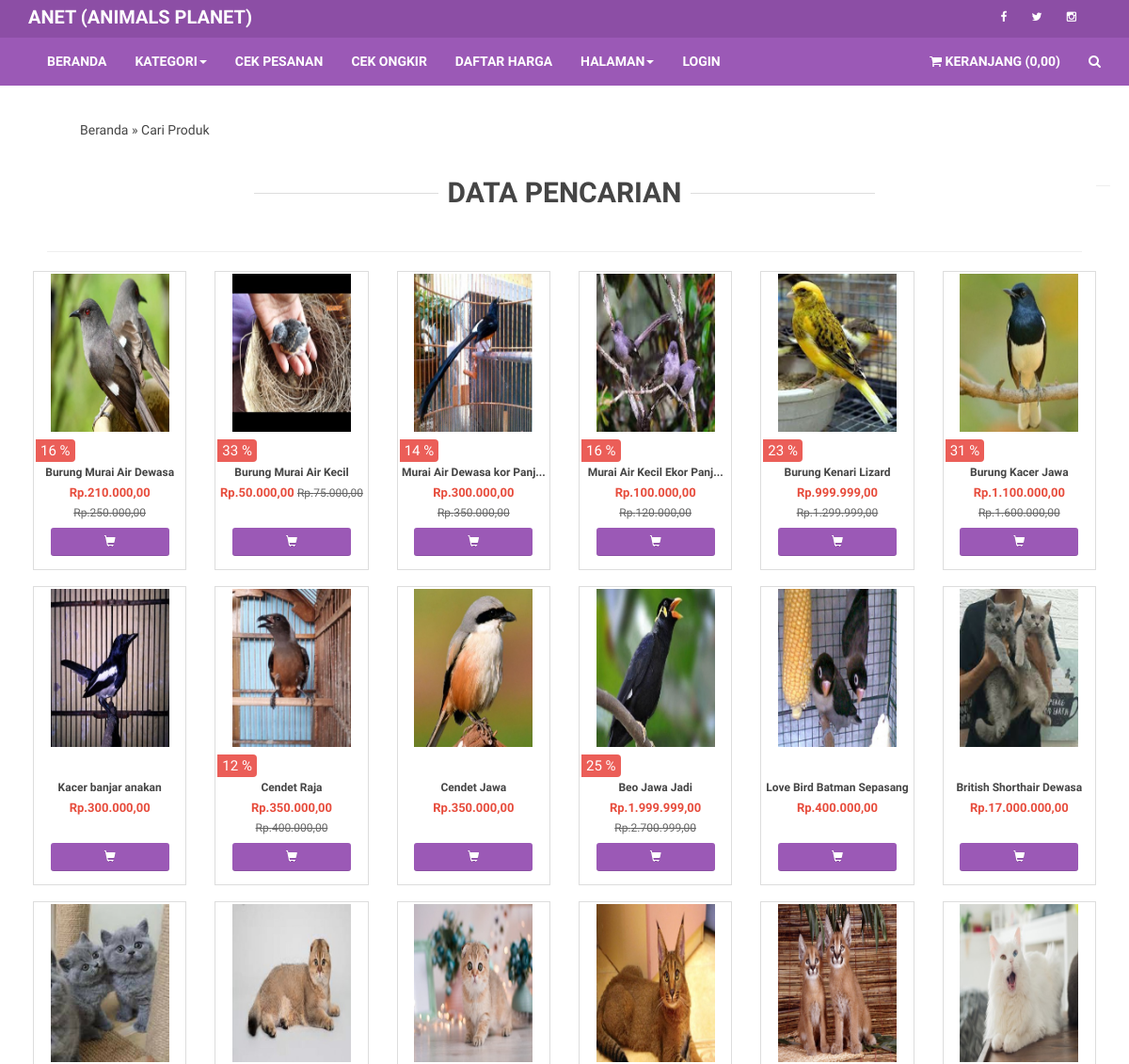
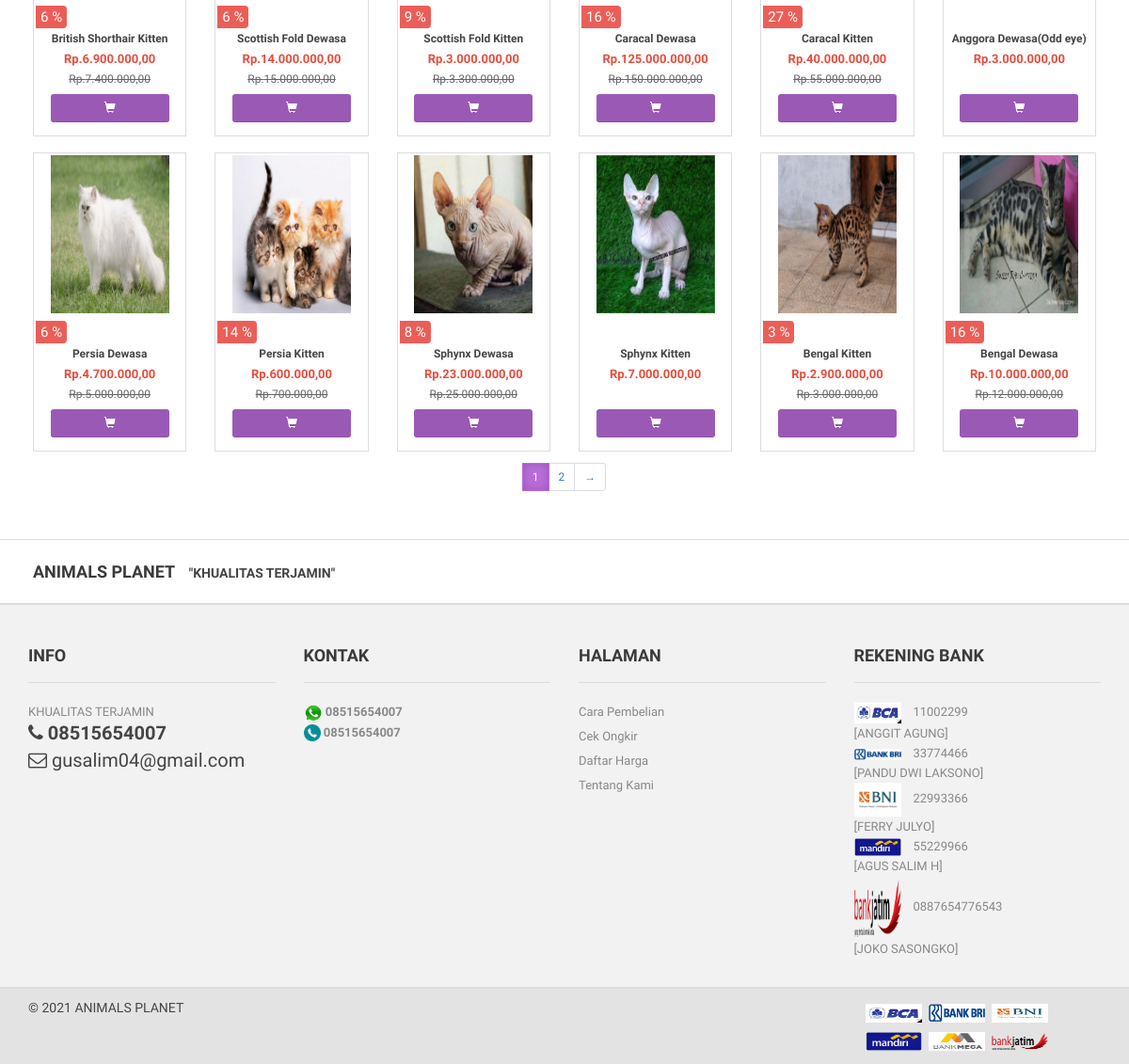
The app's page /index.php/c__front/search with its own data (2 pictures, top to bottom).
### tables this page shows
CREATE TABLE `shop_setting`  (
  `shortname_shop` varchar(20) NOT NULL,
  `longname_shop` varchar(100) NOT NULL,
  `motto_shop` varchar(100) NOT NULL,
  `location_shop` varchar(120) NOT NULL,
  `name_manage` varchar(100) NOT NULL,
  `wa_contact` varchar(20) NOT NULL,
  `phone_contact` varchar(20) NOT NULL,
  `email_shop` varchar(30) NOT NULL,
  `propinsi_shop` varchar(20) NOT NULL,
  `kabupaten_shop` varchar(20) NOT NULL,
  `logo_shop` varchar(50) NOT NULL,
  `facebook` varchar(300) NULL DEFAULT NULL,
  `twitter` varchar(300) NULL DEFAULT NULL,
  `google` varchar(300) NULL DEFAULT NULL,
  `instagram` varchar(300) NULL DEFAULT NULL,
  `youtube` varchar(300) NULL DEFAULT NULL,
  `pos` int(1) NULL DEFAULT NULL,
  `jne` int(1) NULL DEFAULT NULL,
  `tiki` int(1) NULL DEFAULT NULL,
  `gratis_ongkir_wilayah` int(1) NULL DEFAULT NULL,
  `cod_wilayah` int(1) NULL DEFAULT NULL
);

CREATE TABLE `shop_product` (
  `id_product` int(11) NOT NULL,
  `name_product` varchar(50) NOT NULL,
  `information_product` text NOT NULL,
  `price_product` int(11) NOT NULL,
  `discount_product` int(11) NOT NULL,
  `weight_product` int(11) NOT NULL,
  `category_product` int(11) NOT NULL,
  `stock_product` int(11) NOT NULL,
  `image_product` varchar(50) NOT NULL,
  `slug_product` text NOT NULL,
  `state_product` int(1) NOT NULL,
  `state_discount` int(1) DEFAULT NULL
);

CREATE TABLE `shop_payment`  (
  `id_payment` int(11) NOT NULL AUTO_INCREMENT,
  `id_bank` int(11) NOT NULL,
  `number` varchar(50) NOT NULL,
  `name` varchar(100) NOT NULL,
  `state` int(1) NOT NULL,
  PRIMARY KEY (`id_payment`) USING BTREE
);

CREATE TABLE `shop_bank`  (
  `id_bank` int(11) NOT NULL AUTO_INCREMENT,
  `name_bank` varchar(100) NOT NULL,
  `logo_bank` varchar(40) NOT NULL,
  `state_bank` int(1) NOT NULL,
  PRIMARY KEY (`id_bank`) USING BTREE
);

### index.php (called while the page is built, shortened)
<?php
require_once BASEPATH.'core/CodeIgniter.php';

### application/models/M__app.php (called while the page is built, shortened)
<?php if ( ! defined('BASEPATH')) exit('No direct script access allowed');
class M__app extends CI_Model {
	public function gradeone($table,$column,$where)
	{
		$this->db->where($column, $where);
		return $this->db->get('shop_'.$table);
	}
	public function getdatapaymentfront()
	{
		$this->db->select('*');
		$this->db->from('shop_payment');
		$this->db->join('shop_bank', 'shop_payment.id_bank = shop_bank.id_bank');
		$this->db->where('shop_payment.state', 1);
		return $this->db->get();
	}
	public function getdatasearchpage($q, $offset)
	{
		$v=htmlspecialchars($q);
		return $this->db->query("SELECT *
								FROM shop_product
								WHERE state_product='1'
								AND stock_product!='0'
								AND name_product LIKE '%$v%'
								OR price_product LIKE '%$v%'
								LIMIT 24 OFFSET $offset
								");
	}
}

### application/views/frontend/page/search.php (the view, shortened to what this page needs)
<div class="main-container" style="padding-left: 50px;padding-right: 50px;">
    <div class="morePost row featuredPostContainer style2">
        <div class="col-lg-12">
            <center><h1 class="title-big text-center section-title-style2"><span>DATA PENCARIAN </span></h1></center>
            <hr>
        </div>
        <div>
            <div class="row">
                <?php $no=0; foreach($all as $row): $no++ ?>
                    <div class="item col-lg-2 col-md-3 col-sm-4 col-xs-6" style="float: left;">
                        <div class="product" id="produk">
                            <div id="tinggi">
                                <div class="image" id="tinggi2">
                                    <a href="<?php echo site_url('product-details.aspx/'.$row->slug_product)?>">
                                        <img src="<?php echo base_url('uploads/'.$row->image_product) ?>" style="width:80%;" alt="<?php echo $row->name_product ?>">
                                    </a>
                                    <?php if ($row->state_discount==1) { ?>
                                        <div class="promotion" style="bottom: -0px;">
                                            <span class="discount" style="font-size: 15px;">
                                                <?php $cut=ceil(($row->discount_product/$row->price_product)*100) ?>
                                                <?php echo 100-$cut ?> %
                                            </span>
                                        </div>
                                    <?php } ?>
                                </div>
                                <div class="description" style="min-height: 65px;">
                                    <b style="font-size: 12px;font-weight: 798;">
                                        <a href="<?php echo site_url('product-details.aspx/'.$row->slug_product)?>">
                                            <?php $product_name=substr($row->name_product,0,25); ?>
                                            <?php if(strlen($row->name_product)>25)
                                            {
                                                echo $product_name.'...';
                                            }
                                            else
                                            {
                                                echo $row->name_product;
                                            }
                                            ?>
                                        </a>
                                    </b>
                                    <div class="price" style="font-size: 13px;">
                                        <?php if ($row->state_discount==1) { ?>
                                            <span style="color: #e74c3c;">
                                                Rp.<?php echo uang($row->discount_product) ?>
                                            </span>
                                        <?php }else{ ?>
                                            <span style="color: #e74c3c;">
                                                Rp.<?php echo uang($row->price_product) ?>
                                            </span>
                                        <?php } ?>
                                        <?php if ($row->state_discount==1) { ?>
                                            <span class="old-price" style="font-size: 12px;">
                                                Rp.<?php echo uang($row->price_product) ?>
                                            </span>
                                        <?php } ?>
                                    </div>
                                </div>
                            </div>
                            <div class="action-control">
                                <center>
                                    <a href="javascript:void(0)" onclick="tampil_modal('<?php echo $row->id_product ?>')" style="width:80%;" class="btn btn-primary btn-md">
                                        <span class="add2cart">
                                            <i class="glyphicon glyphicon-shopping-cart"></i>
                                        </span>
                                    </a>
                                </center>
                            </div>
                        </div>
                    </div>
                <?php endforeach; ?>
                <hr>
                <br>
            </div>
            <div class="row xsResponse"><center><?php echo $page; ?></center></div>
        </div>
    </div>
</div>

### application/views/frontend/header.php (shortened to what this page needs)
<div class="navbar-top">
    <div class="container" style="padding-top: 3px">
        <div class="row">
            <div class="col-lg-8">
                <div class="pull-left ">
                    <ul class="userMenu">
                        <li>
                        <?php if (gettoko('longname_shop')!=""): ?>
                            <a href="<?php echo base_url() ?>">
                                <span style="font-size:20px;">
                                <?php echo gettoko('shortname_shop') ?>
                                <span class="hidden-xs">(<?php echo gettoko('longname_shop') ?>)
                                </span>
                                </span>
                            </a>
                        <?php endif; ?>
                        </li>
                    </ul>
                </div>
            </div>
            <div class="col-lg-4">
                <div class="pull-right">
                    <ul class="userMenu">
                        <?php
                        $fb=gettoko('facebook');
                        $tw=gettoko('twitter');
                        $ig=gettoko('instagram');
                        if($fb!="" && !is_null($fb)){ ?>
                            <li>
                                <a href="<?php echo $fb ?>" target="_blank">
                                    <i class=" fa fa-facebook"> &nbsp; </i>
                                </a>
                            </li>
                        <?php } ?>
                        <?php if($tw!="" && !is_null($tw)){ ?>
                             <li>
                                <a href="<?php echo $tw ?>" target="_blank">
                                    <i class=" fa fa-twitter"> &nbsp; </i>
                                </a>
                            </li>
                        <?php } ?>
                        <?php if($ig!="" && !is_null($ig)){ ?>
                             <li>
                                <a href="<?php echo $ig ?>" target="_blank">
                                    <i class=" fa fa-instagram"> &nbsp; </i>
                                </a>
                            </li>
                        <?php } ?>
                    </ul>
                </div>
            </div>
        </div>
    </div>
</div>

### application/views/frontend/footer.php (shortened to what this page needs)
<footer>
    <div class="footer" style="background-color: #fff; padding:20px; ">
        <div class="container">
            <div class="row">
                <div class="col-lg-8">
                    <span id="footer-head">
                    <?php
                        echo gettoko('longname_shop')?
                        gettoko('longname_shop'):
                        gettoko('shortname_shop');
                    ?>
                    </span>
                    <span>
                        <b>
                            &quot;<?php echo gettoko('motto_shop') ?>&quot;
                        </b>
                    </span>
                </div>
            </div>
        </div>
    </div>
    <div class="footer">
        <div class="container">
            <div class="row">
                <div class="col-lg-3 hidden-xs">
                    <h3>Info</h3>
                    <ul>
                        <li class="supportLi">
                            <p><?php echo gettoko('motto_shop') ?></p>
                            <h4>
                                <a class="inline" href="callto:+12025550151">
                                    <strong>
                                    <i class="fa fa-phone"> </i>
                                    <?php echo gettoko('phone_contact') ?>
                                    </strong>
                                </a>
                            </h4>
                            <h4>
                                <a class="inline" href="#">
                                    <i class="fa fa-envelope-o"> </i>
                                    <?php echo gettoko('email_shop') ?>
                                </a>
                            </h4>
                        </li>
                    </ul>
                </div>
                <div class="col-lg-3">
                    <h3> Kontak </h3>
                    <ul>
                    <?php if(gettoko('wa_contact')!=''): ?>
                        <li class="supportLi">
                            <img src="<?php echo base_url('uploads/wa.png') ?>" width="20px">
                            <strong><?php echo gettoko('wa_contact') ?></strong>
                        </li>
                    <?php endif ?>
                    <?php if(gettoko('phone_contact')!=''): ?>
                        <li class="supportLi">
                            <img src="<?php echo base_url('uploads/phone.png') ?>" width="18px">
                            <strong><?php echo gettoko('phone_contact') ?></strong>
                        </li>
                    <?php endif ?>
                    </ul>
                </div>
                <div class="col-lg-3 hidden-xs">
                    <h3>Halaman</h3>
                    <ul>
                        <li class="supportLi">
                            <a href="<?php echo site_url('howtobuy.aspx') ?>"> Cara Pembelian</a>
                        </li>
                        <li class="supportLi">
                            <a href="<?php echo site_url('ongkir.aspx') ?>"> Cek Ongkir</a>
                        </li>
                        <li class="supportLi">
                            <a href="<?php echo site_url('pricelist.aspx') ?>"> Daftar Harga</a>
                        </li>
                        <li class="supportLi">
                            <a href="<?php echo site_url('aboutus.aspx') ?>"> Tentang Kami</a>
                        </li>
                    </ul>
                </div>
                <div class="col-lg-3">
                    <h3>Rekening Bank</h3>
                    <ul>
                    <?php $no=0; foreach($bank as $row): $no++ ?>
                        <li class="supportLi">
                            <img src="<?php echo base_url('assets/images/bank/'.$row->logo_bank) ?>" width="50px" alt="">
                            &nbsp;&nbsp; <?php echo $row->number ?> <br> [<?php echo $row->name ?>]
                        </li>
                    <?php endforeach;?>
                    </ul>
                </div>
            </div>
        </div>
    </div>
    <div class="footer-bottom">
        <div class="container">
            <span onmouseover="tampil()">
                &copy; <?php echo date('Y') ?> <?php echo gettoko('longname_shop')?gettoko('longname_shop'):gettoko('shortname_shop') ?>
            </span>
            <span style="float: right;width: 250px;line-height: 30px;">
                <?php echo getBank() ?>
            </span>
        </div>
    </div>
</footer>

### application/helpers/app_helper.php (shortened to what this page needs)
<?php
function uang($number)
{
    return number_format($number,2,',','.');
}
function gettoko($get)
{
    $ci =& get_instance();
    $ci->db->select($get);
    $db=$ci->db->get('shop_setting')->row_array();;
    return $db[$get];
}
function getBank()
{
	$ci =& get_instance();
	$bank=$ci->M__app->gradeone('bank','state_bank',1)->result();
	$val="";
	foreach ($bank as $row) {
		$val.="<img src='".base_url('assets/images/bank/'.$row->logo_bank)."'' width='60px' height='20px;'>&nbsp;&nbsp;";
	}
	return $val;
}

### records on screen
shop_setting: shortname_shop "ANET", longname_shop "ANIMALS PLANET", motto_shop "KHUALITAS TERJAMIN", phone_contact "08515654007", email_shop "gusalim04@gmail.com", wa_contact "08515654007"
shop_product: image_product (picture), 100-$cut "16", name_product "Burung Murai Air Dewasa", discount_product "210.000,00", price_product "250.000,00"
shop_product: image_product (picture), 100-$cut "33", name_product "Burung Murai Air Kecil", discount_product "50.000,00", price_product "75.000,00"
shop_product: image_product (picture), 100-$cut "14", name_product "Murai Air Dewasa kor Panj", discount_product "300.000,00", price_product "350.000,00"
shop_product: image_product (picture), 100-$cut "16", name_product "Murai Air Kecil Ekor Panj", discount_product "100.000,00", price_product "120.000,00"
shop_product: image_product (picture), 100-$cut "23", name_product "Burung Kenari Lizard", discount_product "999.999,00", price_product "1.299.999,00"
shop_product: image_product (picture), 100-$cut "31", name_product "Burung Kacer Jawa", discount_product "1.100.000,00", price_product "1.600.000,00"
shop_product: image_product (picture), name_product "Kacer banjar anakan", price_product "300.000,00", $row->id_product 80 (drawn)
shop_product: image_product (picture), 100-$cut "12", name_product "Cendet Raja", discount_product "350.000,00", price_product "400.000,00"
shop_product: image_product (picture), name_product "Cendet Jawa", price_product "350.000,00"
shop_product: image_product (picture), 100-$cut "25", name_product "Beo Jawa Jadi", discount_product "1.999.999,00", price_product "2.700.999,00"
shop_product: image_product (picture), name_product "Love Bird Batman Sepasang", price_product "400.000,00"
shop_product: image_product (picture), name_product "British Shorthair Dewasa", price_product "17.000.000,00"
shop_product: image_product (picture), 100-$cut "6", name_product "British Shorthair Kitten", discount_product "6.900.000,00", price_product "7.400.000,00"
shop_product: image_product (picture), 100-$cut "6", name_product "Scottish Fold Dewasa", discount_product "14.000.000,00", price_product "15.000.000,00"
shop_product: image_product (picture), 100-$cut "9", name_product "Scottish Fold Kitten", discount_product "3.000.000,00", price_product "3.300.000,00"
shop_product: image_product (picture), 100-$cut "16", name_product "Caracal Dewasa", discount_product "125.000.000,00", price_product "150.000.000,00"
shop_product: image_product (picture), 100-$cut "27", name_product "Caracal Kitten", discount_product "40.000.000,00", price_product "55.000.000,00"
shop_product: image_product (picture), name_product "Anggora Dewasa(Odd eye)", price_product "3.000.000,00"
shop_product: image_product (picture), 100-$cut "6", name_product "Persia Dewasa", discount_product "4.700.000,00", price_product "5.000.000,00"
shop_product: image_product (picture), 100-$cut "14", name_product "Persia Kitten", discount_product "600.000,00", price_product "700.000,00"
shop_product: image_product (picture), 100-$cut "8", name_product "Sphynx Dewasa", discount_product "23.000.000,00", price_product "25.000.000,00"
shop_product: image_product (picture), name_product "Sphynx Kitten", price_product "7.000.000,00"
shop_product: image_product (picture), 100-$cut "3", name_product "Bengal Kitten", discount_product "2.900.000,00", price_product "3.000.000,00"
shop_product: image_product (picture), 100-$cut "16", name_product "Bengal Dewasa", discount_product "10.000.000,00", price_product "12.000.000,00"
shop_payment: id_bank.logo_bank (picture), number "11002299", name "ANGGIT AGUNG"
shop_payment: id_bank.logo_bank (picture), number "33774466", name "PANDU DWI LAKSONO"
shop_payment: id_bank.logo_bank (picture), number "22993366", name "FERRY JULYO"
shop_payment: id_bank.logo_bank (picture), number "55229966", name "AGUS SALIM H"
shop_payment: id_bank.logo_bank (picture), number "0887654776543", name "JOKO SASONGKO"
shop_bank: logo_bank (picture)
shop_bank: logo_bank (picture)
shop_bank: logo_bank (picture)
shop_bank: logo_bank (picture)
shop_bank: logo_bank (picture)
shop_bank: logo_bank (picture)

### other values on screen
uang(array_sum($jumlah)) "0,00"
$crumb['title'] "Beranda"
$page "1 2 →"
